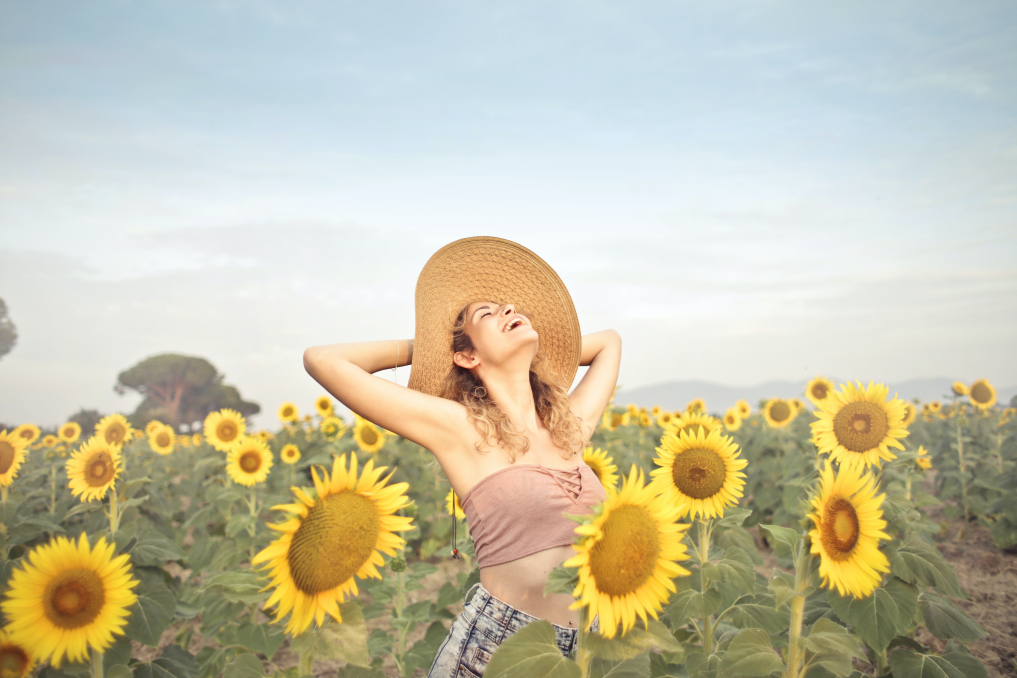
#> input picture Pics/sungirl.jpg, 6100 x 4067 px (shown at 1/6 size)
$ python masking.py
#> lines starting #> are read from the running program, lines starting #| are printed output that depends on the picture; after the words box and inside, x2 and y2 are one past the last pixel; in counts of white or black regions, pixels touching at a corner belong together
# masking helps us to focus on certain parts of image we would like to focus on like face of people only

import numpy as np
import cv2 as cv

img=cv.imread("Pics/sungirl.jpg")
#> img is the input picture: shape (4067, 6100, 3); mean B, G, R 169.4, 193.9, 198.4
def resizeimg(img):
    width=int(img.shape[1]/10)
#> width = 610
    height=int(img.shape[1]/10)
#> height = 610
    dimensions=(width,height)
#> dimensions = (610, 610)

    return cv.resize(img,dimensions)
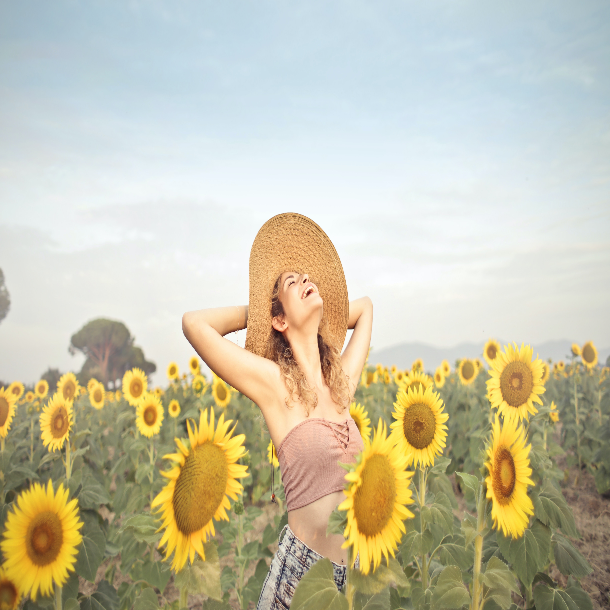
#> returned value: shape (610, 610, 3); mean of channels 0, 1, 2 169.4, 193.8, 198.3; drawn as B, G, R


reimg=resizeimg(img)
cv.imshow("sungirl",reimg)

# The masking can be done by a blank image only if the dimensions are same
blank=np.zeros(reimg.shape[:2],dtype='uint8')
mask=cv.circle(blank,(reimg.shape[1]//2,reimg.shape[0]//2),100,(255,255,255),-1)
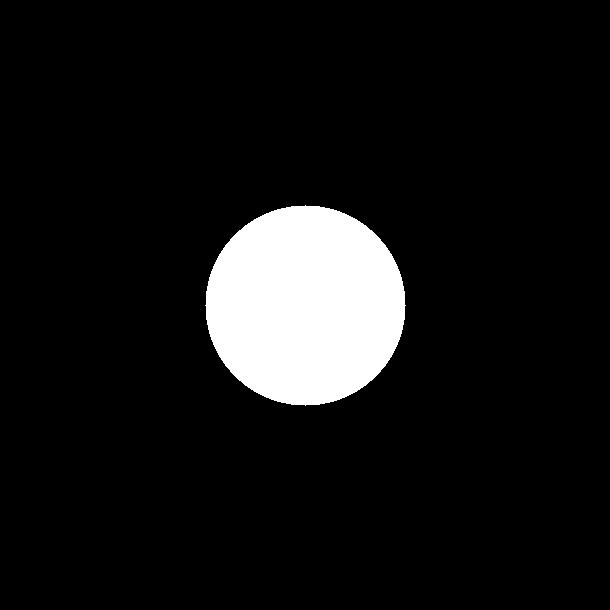
#> blank: shape (610, 610); 8.4% white; 1 white region, box (x1, y1, x2, y2) and area: (205, 205, 406, 406) 31417
maskedimage=cv.bitwise_and(reimg,reimg,mask=mask)
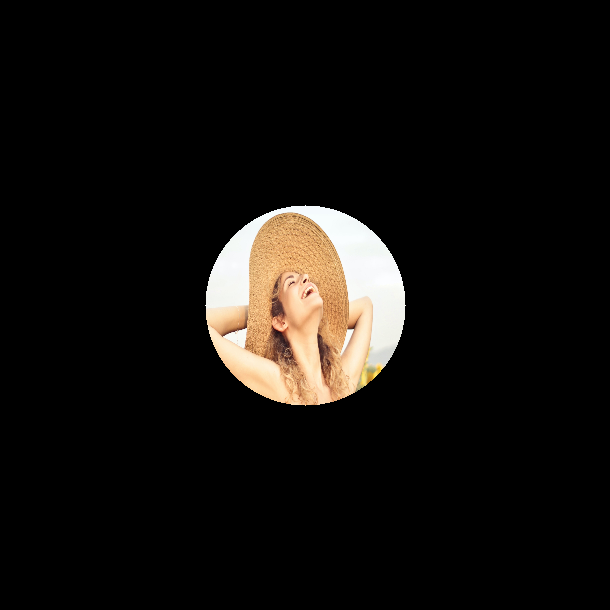
#> maskedimage: shape (610, 610, 3); mean B, G, R 14.1, 16.9, 19.5
cv.imshow("masked",mask)
cv.imshow("Maskedimg",maskedimage)
cv.waitKey(0)

$ run again, with Pics/Nature.jpg copied over Pics/sungirl.jpg
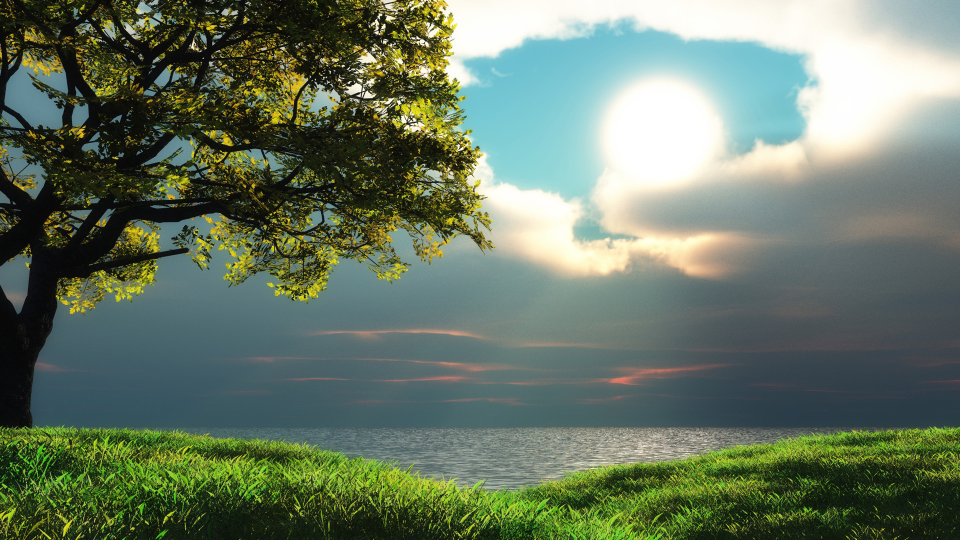
#> input picture Pics/Nature.jpg, 1920 x 1080 px (shown at 1/2 size)
#> img is the input picture: shape (1080, 1920, 3); mean B, G, R 100.4, 119.6, 104.2
#> `mask=cv.circle(blank,(reimg.shape[1]//2,reimg.shape[0]//2),100,(255,25..`:
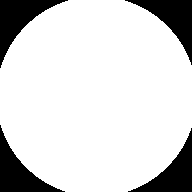
#> blank: shape (192, 192); 83.6% white; 4 black regions, box (x1, y1, x2, y2) and area: (0, 0, 68, 68) 1576, (125, 0, 192, 65) 1508, (0, 125, 65, 192) 1508, (128, 128, 192, 192) 1441
#> `maskedimage=cv.bitwise_and(reimg,reimg,mask=mask)`:
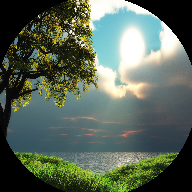
#> maskedimage: shape (192, 192, 3); mean B, G, R 87.3, 102.3, 88.9
